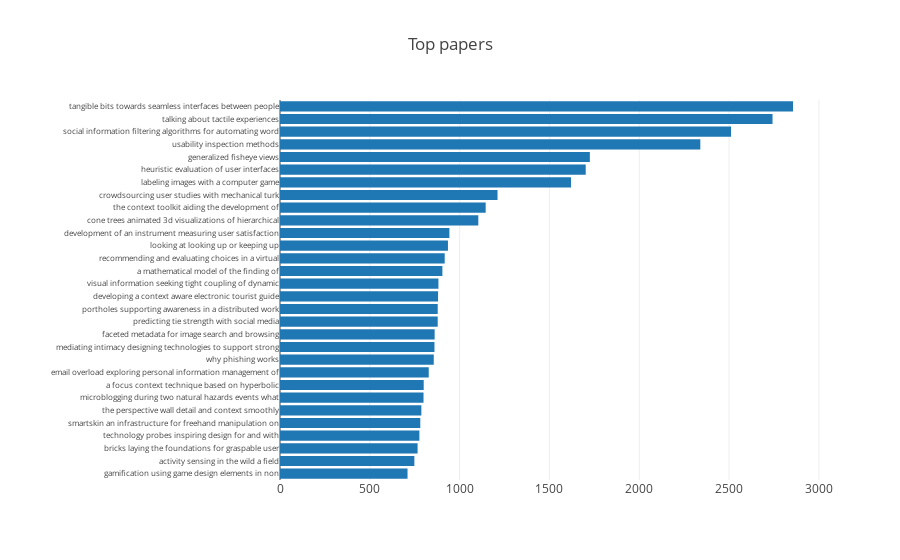

This figure's notebook cell:
### Markdown cell above
# Top papers

### Code cell
TOP_N = 30
top_papers = chi.sort_values('citationcount', ascending=False)[['papertitle', 'citationcount']][:TOP_N]

trace0 = go.Bar(x=top_papers.citationcount,
                y=top_papers.papertitle.map(lambda title: ' '.join(title.split(' ')[:7])),
                orientation = 'h')

layout = go.Layout(title='Top papers',
                   margin=dict(l=280),
                   yaxis=dict(tickfont=dict(size=8),
                              autorange='reversed'))

fig = go.Figure(data=[trace0], layout=layout)
plotly.offline.iplot(fig)
pio.write_image(fig, 'reports/images/chi_top_papers.png')

### Figure 1 — Plotly figure (JSON) as saved in the notebook; plotly's stock layout.template omitted (floating-point values rounded to 4 significant figures)
{"data": [{"orientation": "h", "type": "bar", "uid": "cb04d999-98bc-4384-85f0-3a03ebbf840b", "x": [2856, 2742, 2511, 2340, 1725, 1702, 1620, 1211, 1145, 1104, 943, 935, 917, 904, 882, 880, 878, 878, 861, 860, 856, 828, 800, 799, 787, 781, 776, 766, 748, 710], "y": ["tangible bits towards seamless interfaces between people", "talking about tactile experiences", "social information filtering algorithms for automating word", "usability inspection methods", "generalized fisheye views", "heuristic evaluation of user interfaces", "labeling images with a computer game", "crowdsourcing user studies with mechanical turk", "the context toolkit aiding the development of", "cone trees animated 3d visualizations of hierarchical", "development of an instrument measuring user satisfaction", "looking at looking up or keeping up", "recommending and evaluating choices in a virtual", "a mathematical model of the finding of", "visual information seeking tight coupling of dynamic", "developing a context aware electronic tourist guide", "portholes supporting awareness in a distributed work", "predicting tie strength with social media", "faceted metadata for image search and browsing", "mediating intimacy designing technologies to support strong", "why phishing works", "email overload exploring personal information management of", "a focus context technique based on hyperbolic", "microblogging during two natural hazards events what", "the perspective wall detail and context smoothly", "smartskin an infrastructure for freehand manipulation on", "technology probes inspiring design for and with", "bricks laying the foundations for graspable user", "activity sensing in the wild a field", "gamification using game design elements in non"]}], "layout": {"margin": {"l": 280}, "title": {"text": "Top papers"}, "yaxis": {"autorange": "reversed", "tickfont": {"size": 8}}}}
